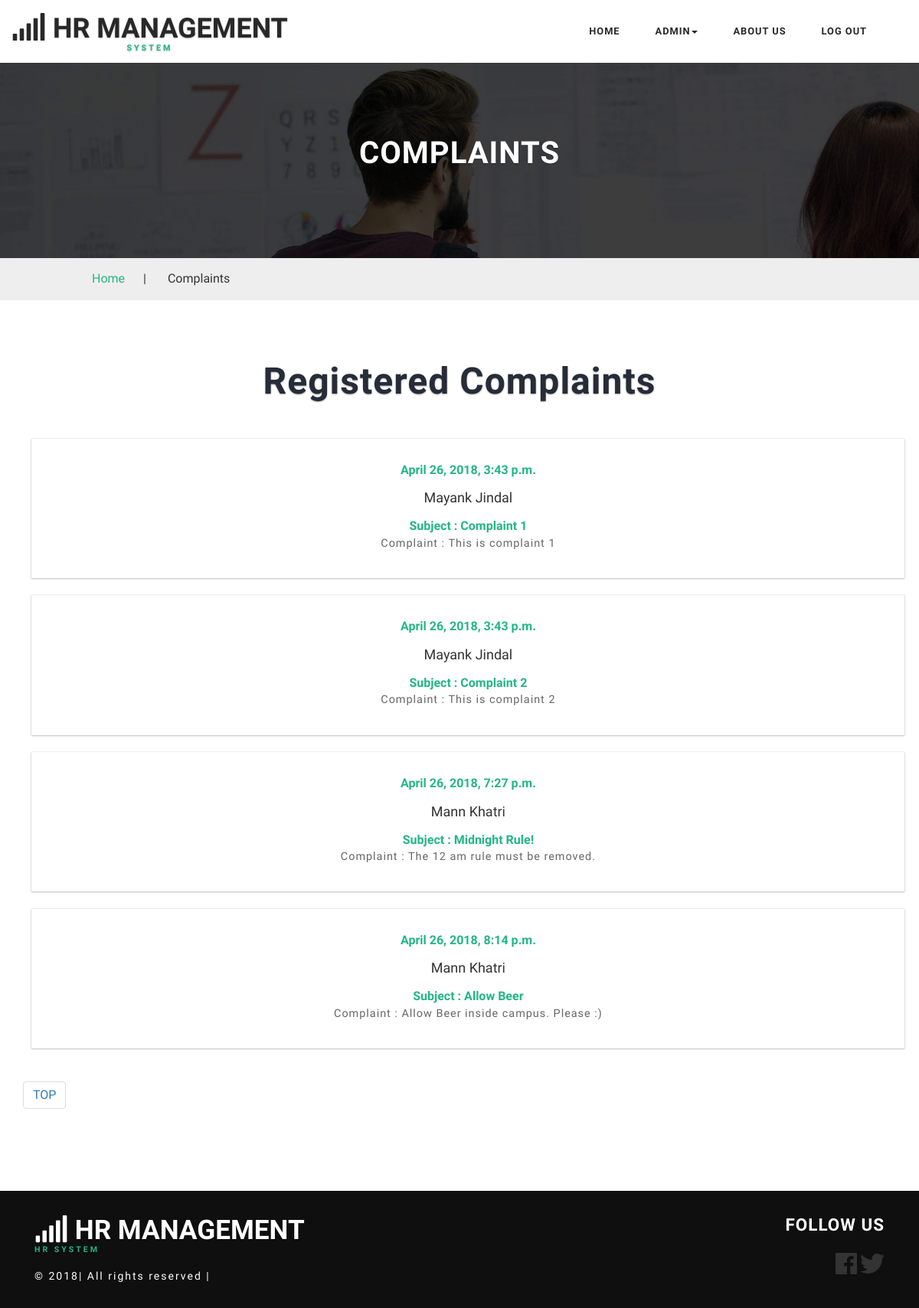
The app's page /HR/complaints/ (signed in) with its own data.
### HR/models.py (models this page shows, shortened)
class Complaints(models.Model):
    complaint = models.ForeignKey(User, on_delete=models.CASCADE)
    subject = models.TextField()
    date_time = models.DateTimeField()
    complaint_text = models.TextField()
    complainant = models.CharField(max_length=50)
    choice = (('0', 'Pending'), ('1', 'Resolved'))
    status = models.CharField(max_length=10, choices=choice)

### HR/views.py (the view)
def complaints(request):
    context = {}
    comp = []
    user = User.objects.get(username=request.user.username)
    if user.is_superuser:
        complaint = Complaints.objects.all()
        for i in complaint:
            comp.append(i)
    else:
        complaint = Complaints.objects.filter(complaint=user)
        for i in complaint:
            comp.append(i)
    context['complaints'] = comp
    return render(request, 'HR/complaints.html', context)

### HR/templates/HR/complaints.html (shortened to what this page needs)
<!DOCTYPE html>
<html>
{% load static %}
<head>
    <link href="{% static 'HR/bootstrap.css' %}" rel="stylesheet" type="text/css" media="all"/>
    <link href="{% static 'HR/style.css' %}" rel="stylesheet" type="text/css" media="all"/>
</head>
<body>
<div class="header" id="home">
    <div class="content white agile-info">
        <nav class="navbar navbar-default" role="navigation">
            <div class="container">
                <div class="navbar-header">
                    <a class="navbar-brand" href="{% url 'HR:home' %}">
                        <h1><span class="fa fa-signal" aria-hidden="true"></span> HR Management<label>System</label>
                        </h1>
                    </a>
                </div>
                <div class="collapse navbar-collapse" id="bs-example-navbar-collapse-1">
                    <nav class="link-effect-2" id="link-effect-2">
                        <ul class="nav navbar-nav">
                            <li><a href="{% url 'HR:home' %}" class="effect-3">Home</a></li>
                            {% if user.is_authenticated %}
                            {% if user.is_superuser %}
                             <li class="dropdown">
                                <a href="#" class="dropdown-toggle effect-3" data-toggle="dropdown">Admin<b
                                        class="caret"></b></a>
                            </li>
                            {% endif %}{% endif %}
                            <li><a href="{% url 'HR:about' %}" class="effect-3">About us</a></li>
                            {% if user.is_authenticated %}
                            <li><a href="{% url 'HR:logout' %}" class="effect-3">Log Out</a></li>
                            {% else %}
                            <li><a href="{% url 'HR:login' %}" class="effect-3">Log In</a></li>
                            {% endif %}
                        </ul>
                    </nav>
                </div>
            </div>
        </nav>
    </div>
</div>
	<div class="inner_page_agile">
		<h3>Complaints</h3>
	</div>
	<div class="services-breadcrumb_w3layouts">
		<div class="inner_breadcrumb">
			<ul class="short_w3ls"_w3ls>
				<li><a href="{% url 'HR:home' %}">Home</a><span>|</span></li>
				{% if user.is_superuser %}
                <li>Complaints</li>
                {% else %}
                <li>My Complaints</li>{% endif %}
			</ul>
		</div>
	</div>
	<div class="inner_content_info_agileits">
		<div class="container">
			<div class="tittle_head_w3ls">
				<h3 class="tittle">Registered Complaints</h3>
			</div>
			<div class="inner_sec_grids_info_w3ls">
				{% for c in complaints %}
                <div class="col-md-14 blog-grid one" style="width:100%">
					<div class="col-md-14-offset-2 events_info">
						<h5>{{c.date_time}}</h5>
						<h4>{{c.complainant}}</a></h4>
                        <h5>Subject : {{c.subject}}</h5>
						<p>Complaint : {{c.complaint_text}}</p>
					</div>
				</div>
                {% endfor %}
                <ul class="pagination paging w3-agileits-paging">
						<li>
							<a href="#" aria-label="TOP">TOP
					  </a>
					</ul>
			</div>
		</div>
	</div>
<div class="footer_w3ls">
    <div class="container">
        <div class="footer_bottom">
            <div class="col-md-9 footer_bottom_grid">
                <div class="footer_bottom1">
                    <a href="{% url 'HR:home' %}">
                        <h2><span class="fa fa-signal" aria-hidden="true"></span> HR MANAGEMENT <label>Hr SYSTEM</label>
                        </h2>
                    </a>
                    <p>© 2018| All rights reserved | <a href="http://w3layouts.com"></a></p>
                </div>
            </div>
            <div class="col-md-3 footer_bottom_grid">
                <h6>Follow Us</h6>
                <div class="social">
                    <ul>
                        <li><a href="https://www.facebook.com/akshay.garg.1481"><i class="fab fa-facebook fa-2x"></i></a></li>
                        <li><a href="https://twitter.com/MayankJindalMJ"><i class="fab fa-twitter fa-2x"></i></a></li>
                    </ul>
                </div>
            </div>
            <div class="clearfix"></div>
        </div>
    </div>
</div>
</body>
</html>

### HR/static/HR/style.css (style rules this page uses)
html, body { margin: 0; font-size: 100%; background: #fff; font-family: 'Work Sans', sans-serif; }
body a { text-decoration: none; transition: 0.5s all; -webkit-transition: 0.5s all; -moz-transition: 0.5s all; -o-transition: 0.5s all; -ms-transition: 0.5s all; }
h1, h2, h3, h4, h5, h6 { margin: 0; font-family: 'Work Sans', sans-serif; }
p { margin: 0; letter-spacing: 1px; font-size: 0.9em; }
ul { margin: 0; padding: 0; }
label { margin: 0; }
.content { margin: 0; padding: 0px; }
.navbar-nav { float: right; margin: 0; }
.content.white { background: #fff; padding: 1em 0; }
.navbar { position: relative; min-height: 50px; margin-bottom: 0!important; border: 1px solid transparent; }
.navbar-default { background-color: #fff; border-color: #fff; }
.navbar-brand { float: left; padding: 0!important; font-size: 18px; line-height: 0px!important; height: 0px!important; text-transform: uppercase; text-shadow: 0 1px 2px rgba(0, 0, 0, 0.29); }
.navbar-default a.navbar-brand h1 { color: #282828; font-weight: bold; }
.navbar-default .navbar-nav>li>a { color: #282828; font-size: 0.8em; letter-spacing: 1px; font-weight: 600; text-transform: uppercase; padding: 14px 8px; }
.navbar-nav>li>a { padding-top: 18px; padding-bottom: 15px; }
.navbar-default .navbar-brand label { color: #23B684; display: block; font-size: 0.3em; text-align: center; letter-spacing: 3px; }
.effect-3 { overflow: hidden; }
.effect-3:before { left: -1px; bottom: 0; width: 100%; height: 2px; background: #23B684; content: ''; position: absolute; transition: transform .5s ease; transform: translateX(-100%); -webkit-transform: translateX(-100%); -moz-transform: translateX(-100%); -o-transform: translateX(-100%); -ms-transform: translateX(-100%); }
.navbar-nav>li { float: left; margin: 0 15px; }
h3.tittle { color: #262c38; margin: 0; font-size: 3em; font-weight: 700; letter-spacing: 1px; text-align: center; text-shadow: 0 1px 2px rgba(0, 0, 0, 0.33); }
.inner_sec_grids_info_w3ls { margin-top: 4em; }
.inner_page_agile h3 { color: #fff; text-transform: uppercase; font-weight: 700; font-size: 2.5em; text-shadow: 0 1px 2px rgba(0, 0, 0, 0.29); letter-spacing: 1px; }
.services-breadcrumb_w3layouts { width: 100%; border: none; padding: 1em 0; background: #eee; }
.services-breadcrumb_w3layouts ul li span { padding: 0 1.5em; }
ul.short_w3ls { text-align: left; }
ul.short_w3ls li { list-style: none; display: inline-block; }
.inner_breadcrumb { width: 80%; margin: 0 auto; }
ul.short_w3ls li a { color: #23b684; text-decoration: none; }
.inner_content_info_agileits { padding: 6em 0; }
.blog-grid p { color: #666; line-height: 1.9em; padding: 0 1em; }
.events_info h4 { margin: 1em 0; }
.events_info { padding: 2em 1em; }
.blog-grid { text-align: center; background: #FFFFFF; box-shadow: 0 0px 1px rgb(168, 168, 168), 0 1px 2px rgba(0, 0, 0, .24); padding: 0; width: 31%; margin: 0 1%; }
.events_info h5 { font-size: 1em; font-weight: 600; color: #23b684; }
.blog-grid.one { margin-bottom: 1.4em; }
.footer_bottom1 a { display: inline-block; }
.footer_w3ls { background: #0f0f10; }
.footer_bottom_grid:nth-child(2) { float: right; text-align: right; }
.footer_bottom { padding: 2em 0; }
.footer_bottom h6 { color: #ffffff; font-size: 1.4em; letter-spacing: 1px; margin-bottom: 1em; text-transform: uppercase; font-weight: 700; }
.footer_bottom1 p { color: #fff; font-size: 14px; letter-spacing: 2px; margin-top: 1em; }
.social ul { padding: 0; margin: 0; }
.social ul li { display: inline-block; }
.social ul li a { color: #333; text-align: center; }
.footer_bottom1 label { color: #23B684; display: block; font-size: 0.3em; letter-spacing: 3px; }
.footer_bottom1 h2 { font-size: 2.2em; text-transform: uppercase; text-shadow: 0 1px 2px rgba(0, 0, 0, 0.29); color: #fff; font-weight: 700; }
@media (max-width:1366px) { .inner_sec_grids_info_w3ls { margin-top: 3em; } }
@media (max-width:1366px) { .inner_content_info_agileits, .banner-bottom, .services { padding: 5em 0; } }

### records on screen
Complaints: date_time "April 26, 2018, 3:43 p.m.", complainant "Mayank Jindal", subject "Complaint 1", complaint_text "This is complaint 1"
Complaints: date_time "April 26, 2018, 3:43 p.m.", complainant "Mayank Jindal", subject "Complaint 2", complaint_text "This is complaint 2"
Complaints: date_time "April 26, 2018, 7:27 p.m.", complainant "Mann Khatri", subject "Midnight Rule!", complaint_text "The 12 am rule must be removed."
Complaints: date_time "April 26, 2018, 8:14 p.m.", complainant "Mann Khatri", subject "Allow Beer", complaint_text "Allow Beer inside campus. Please :)"
